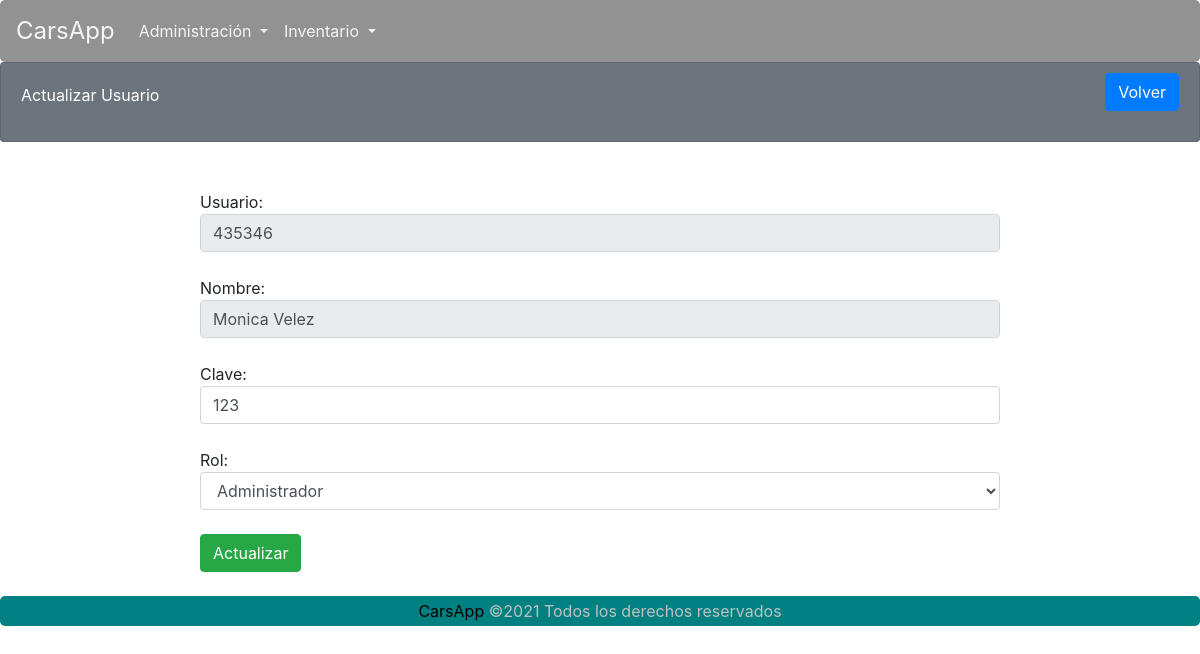
Screenshot of /carsapp/usuarioFormActualizar/435346/ with the database file from the repository.
### carsapp/models.py (models this page shows, shortened)
class Usuario(models.Model):
    ROL = (
        ('Administrador', 'Administrador'),
        ('Recepcionista', 'Recepcionista'),
        ('Empleado', 'Empleado'),
    )
    usuario = models.CharField(max_length=100, unique=True)
    clave = models.CharField(max_length=254)
    rol = models.CharField(max_length=15, choices=ROL, default='3')
    cedula_Emp = models.ForeignKey(Empleados, on_delete=CASCADE, default='0')

class Empleados(models.Model):
    cedula_Emp = models.IntegerField(primary_key=True)
    nombre_Emp = models.CharField(max_length=30, blank=False, null=False)
    apellido_Emp = models.CharField(max_length=30, blank=False, null=False)
    cargo_Emp = models.CharField(max_length=30, blank=False, null=False)
    telefono_Emp = models.CharField(max_length=15, blank=False, null=False)
    email_Emp = models.EmailField(blank=False, null=False)
    def __str__(self):
        return f"{self.nombre_Emp} {self.apellido_Emp}"

### carsapp/views.py (the view)
# urls.py: path('usuarioFormActualizar/<int:id>/', views.usuarioFormActualizar, name='usuarioFormActualizar'),
def usuarioFormActualizar(request, id):
    q = Usuario.objects.get(usuario = id)
    q2 = Empleados.objects.get(pk = id)
    contexto = { "dato": q, "dato2": q2}
    return render(request, 'carsapp/usuarioActualizar.html', contexto)

### carsapp/templates/carsapp/usuarioActualizar.html (shortened to what this page needs)
{% extends 'carsapp/base.html' %}
{% load static %}
{% block contenedor %}
<div class="card text-white bg-secondary">
    <div class="card-body">
        <div>
            Actualizar Usuario
        </div>
        <div class="btn-cerrarSesion">
            <a class="btn btn-primary" href="{% url 'carsapp:usuarioListar' %}" id="ID_BTNListar4">Volver</a>
        </div>
    </div>
</div>
<div class="formularios">
    <form action="{% url 'carsapp:usuarioActualizar' %}" method="POST">
        <input type="hidden" name="id" value="{{ dato.usuario }}"><br>
        Usuario: <input name="usuario" value="{{ dato.usuario }}" class="form-control" readonly><br>
        Nombre: <input name="usuario" value="{{ dato.cedula_Emp }}" class="form-control" readonly><br>
        Clave: <input name="clave" class="form-control" value="{{ dato.clave }}" required><br>
        Rol: <select name="rol" class="form-control"><option value="Administrador">Administrador</option><option value="Recepcionista">Recepcionista</option><option value="Empleado">Empleado</option></select><br>
        <button type="submit" class="btn btn-success">Actualizar</button><br>
    </form>
</div>
{% endblock %}

### carsapp/static/carsapp/CSS/estilos.css (style rules this page uses)
* { margin: 0; padding: 0; }
.card-body > div { display: inline-block; }
.btn-cerrarSesion { margin-top: -10px; float: right; }
.card { height: 10vh; }
.formularios { width: 800px; max-width: 800px; margin: 0 auto; margin-top: 2%; margin-bottom: 2%; }
h4, h2,small,a { margin: 0; padding: 0; color: black; }
a { text-decoration: none; }

### rows the page displays
Usuario: usuario "435346", usuario "Monica Velez", clave "123"
